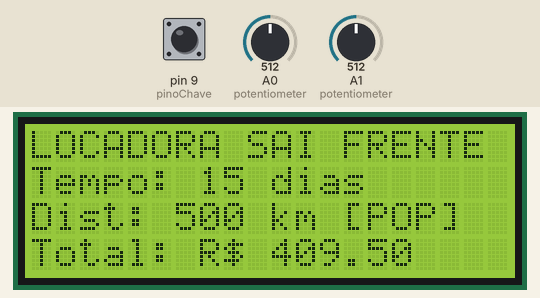
Bench run of a sketch on a simulated Arduino Uno, built with avr-gcc and run on an emulated ATmega328P. On the bench: 20×4 character LCD. The inputs (shaded band) are chosen by the test bench; at power-on: pin 9 (pinoChave) LOW, A0 (potentiometer) = 512, A1 (potentiometer) = 512.

Above: at 1.2 s.
1.3 s: pin 9 (pinoChave) pulled HIGH for 0.15 s
At 1.42 s:
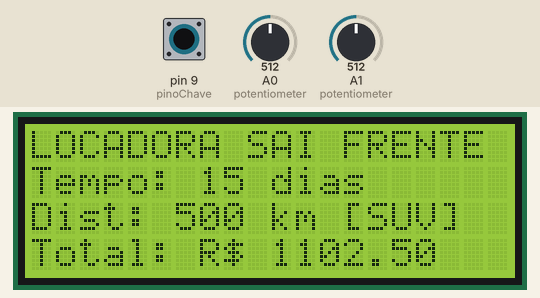
4.4 s: A0 (potentiometer) set to 716
At 5.3 s:
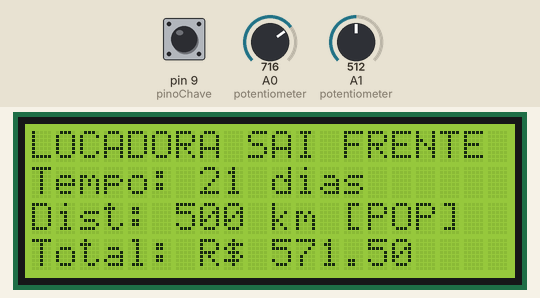
5.9 s: A0 (potentiometer) set to 306
At 6.2 s:
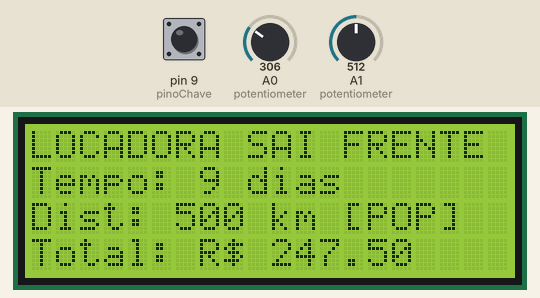
8.9 s: A1 (potentiometer) set to 716
At 9.8 s:
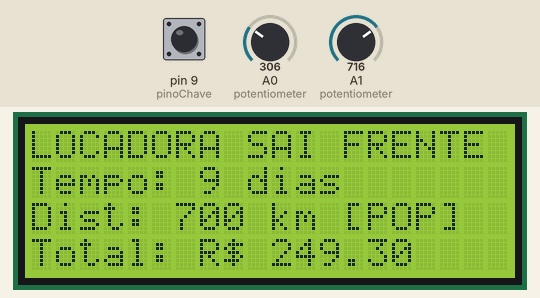
10.4 s: pin 9 (pinoChave) pulled HIGH for 3.2 s
At 10.7 s:
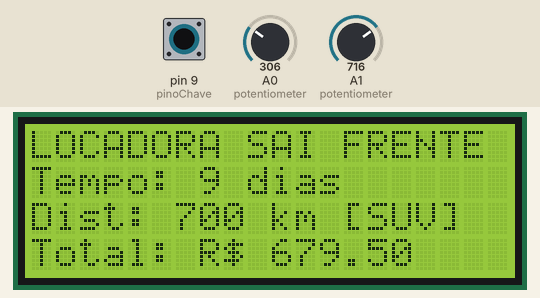
16.6 s: A1 (potentiometer) set to 900
At 17.7 s:
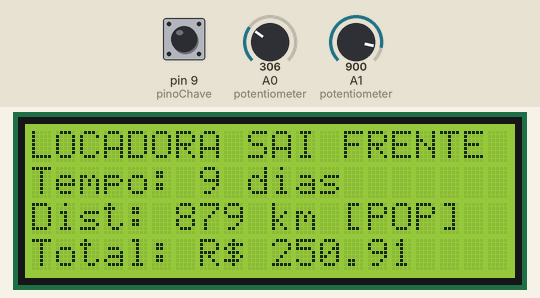
Timing chart, 0 to 19.2 s (numbered marks = the images above; inputs shaded):
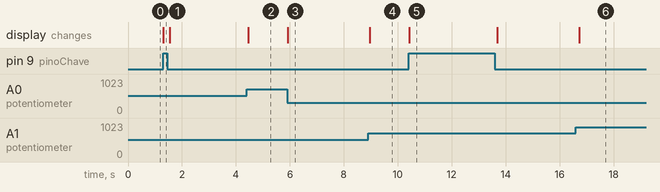

The sketch:

aluguel_carro.ino
```cpp
// Faculdade de Tecnologia SENAI Porto Alegre
// Disciplina: Programação Básica
// Experimento 02: Computador de Tarifação Dinâmica - Car Sharing (VoltLog - LCD 20x4)
//
// IMPORTANTE: Preencha seu nome e a data de realização abaixo:
// Aluno: <PREENCHA SEU NOME COMPLETO AQUI>  Data: DD/MM/AAAA
//
// -----------------------------------------------------------------------------
// APRESENTAÇÃO E CONTEXTO:
// A VoltLog aluga seus utilitários elétricos de carga para motoristas de entrega
// parceiros em turnos flexíveis (Car Sharing). O cálculo de tarifa é processado em tempo
// real pelo computador de bordo principal do veículo no encerramento do expediente.
//
// ETAPAS DE DESENVOLVIMENTO:
// - ETAPA 1 (Intermediária):
//   1. Leia o potenciômetro 1 (A0) e converta para Tempo (1 a 30 dias).
//   2. Leia o potenciômetro 2 (A1) e converta para Distância (1 a 1000 km).
//   3. Calcule o valor total da locação com a fórmula padrão de negócio:
//      -> Custo = (Dias * Diária + Km * TaxaKm) * 0.90 (desconto de 10% de fidelidade)
//   4. Imprima os valores de dias, km, a categoria ativa e o custo total no LCD 20x4.
//      *(Nesta etapa, a tela pode piscar devido ao redesenho contínuo no loop).*
//
// - ETAPA 2 (Final - Desafio):
//   1. Elimine o flicker escrevendo os rótulos de texto fixo uma única vez dentro do setup().
//      -> Linha 0: "LOCADORA SAI FRENTE"
//      -> Linha 1: "Tempo:    dias"
//      -> Linha 2: "Dist:     km  [   ]"
//      -> Linha 3: "Total: R$ "
//   2. No loop(), implemente um Filtro de Estado Composto: atualize as saídas numéricas
//      do LCD apenas se algum valor mudou (tempo, distância ou categoria).
//   3. Lógica de Tarifação Dinâmica: leia a chave slide (Pino 9) que define a categoria:
//      -> LOW (Popular - POP): Diária de R$ 30,00 e R$ 0,01 por km.
//      -> HIGH (Utilitário SUV - SUV): Diária de R$ 80,00 e R$ 0,05 por km.
//   4. Limpe as casas numéricas dinâmicas com espaços em branco antes de imprimir novos valores.
// -----------------------------------------------------------------------------
//
// 🧠 REFLEXÃO TÉCNICA (Obrigatório):
// As perguntas desta atividade devem ser respondidas no arquivo 'folha_respostas.md'.
// Preencha suas respostas lá e garanta que o arquivo esteja na entrega final.
// -----------------------------------------------------------------------------

#include <LiquidCrystal.h>

// Inicializa o display LCD nos pinos do Arduino: RS, Enable, D4, D5, D6, D7
LiquidCrystal LCD(12, 11, 5, 4, 3, 2);

// Variáveis globais de estado (usadas na Etapa 2 para o Filtro de Estado)
int ultimoTempo = -1;
int ultimaDistancia = -1;
int ultimaCategoria = -1;

// Pino digital conectado à chave slide seletora de categoria
int pinoChave = 9;

void setup() {
  // Inicializa o LCD com 20 colunas e 4 linhas
  LCD.begin(20, 4);

  // Configure o pino da chave slide como entrada com resistor de pull-up interno.
  // O pull-up interno garante leitura estável (HIGH) quando a chave não está pressionada.
  pinMode(pinoChave, INPUT_PULLUP);

  // ---------------------------------------------------------------------------
  // [INSTRUÇÃO ETAPA 2: Layout Fixo No-Flicker]
  // Escrever os textos fixos aqui no setup() faz com que eles apareçam apenas uma vez.
  // TODO: Ao implementar a Etapa 2, descomente as 8 linhas abaixo:
  // ---------------------------------------------------------------------------
  // LCD.setCursor(0, 0);
  // LCD.print("LOCADORA SAI FRENTE");
  // LCD.setCursor(0, 1);
  // LCD.print("Tempo:    dias");
  // LCD.setCursor(0, 2);
  // LCD.print("Dist:     km  [   ]");
  // LCD.setCursor(0, 3);
  // LCD.print("Total: R$ ");
}

void loop() {
  // 1. Leitura da chave slide (LOW = Popular, HIGH = SUV)
  int categoria = digitalRead(pinoChave);

  // 2. Leitura e mapeamento dos potenciômetros
  //    A0 -> Tempo de locação: de 1 a 30 dias
  int tempo = map(analogRead(A0), 0, 1023, 1, 30);
  //    A1 -> Distância percorrida: de 1 a 1000 km
  int distancia = map(analogRead(A1), 0, 1023, 1, 1000);

  // 3. Lógica de Tarifação: define diária e taxa por km conforme categoria
  float diaria = 30.0;   // Padrão: categoria Popular (POP)
  float taxaKm = 0.01;
  String categoriaLabel = "POP";

  if (categoria == HIGH) {
    // Categoria SUV: diária maior e taxa por km maior
    diaria = 80.0;
    taxaKm = 0.05;
    categoriaLabel = "SUV";
  }

  // 4. Cálculo do custo total com desconto de 10% de fidelidade
  float valorTotal = (tempo * diaria + distancia * taxaKm) * 0.90;

  // ===========================================================================
  // [CÓDIGO ATIVO] ETAPA 1: PAINEL SIMPLES (COM TREMULAÇÃO / FLICKER)
  // Este bloco funciona imediatamente ao iniciar o simulador.
  // ---------------------------------------------------------------------------
  // TODO: Quando for fazer a Etapa 2 (No-Flicker), comente as linhas abaixo
  // colocando '//' no início de cada linha desta seção.
  // ===========================================================================

  LCD.clear();

  LCD.setCursor(0, 0);
  LCD.print("LOCADORA SAI FRENTE");

  LCD.setCursor(0, 1);
  LCD.print("Tempo: ");
  LCD.print(tempo);
  LCD.print(" dias");

  LCD.setCursor(0, 2);
  LCD.print("Dist: ");
  LCD.print(distancia);
  LCD.print(" km [");
  LCD.print(categoriaLabel);
  LCD.print("]");

  LCD.setCursor(0, 3);
  LCD.print("Total: R$ ");
  LCD.print(valorTotal, 2);

  // ===========================================================================
  // [CÓDIGO INATIVO] ETAPA 2: PAINEL PROFISSIONAL (NO-FLICKER + CATEGORIA)
  // ---------------------------------------------------------------------------
  // TODO: Para ativar o painel profissional sem flicker e com tarifação dinâmica:
  // 1. Remova as marcas de comentário de bloco (/* e */) das linhas abaixo.
  // 2. Complete o código onde há marcações "COMPLETE AQUI".
  // ===========================================================================

  /*
  if (tempo != ultimoTempo || distancia != ultimaDistancia || categoria != ultimaCategoria) {

    // Atualiza o tempo na coluna 6, linha 1 (limpa resíduos com espaços antes)
    LCD.setCursor(6, 1);
    LCD.print("   ");
    LCD.setCursor(6, 1);
    LCD.print(tempo);

    // Atualiza a distância na coluna 6, linha 2 (limpa resíduos com espaços antes)
    LCD.setCursor(6, 2);
    LCD.print("     ");
    LCD.setCursor(6, 2);
    LCD.print(distancia);

    // Atualiza a categoria na coluna 15, linha 2
    LCD.setCursor(15, 2);
    LCD.print(categoriaLabel);

    // Atualiza o valor total na coluna 10, linha 3 (limpa resíduos com espaços antes)
    LCD.setCursor(10, 3);
    LCD.print("          ");
    LCD.setCursor(10, 3);
    LCD.print(valorTotal, 2);

    // TODO: Atualize as três variáveis de estado anterior abaixo:
    // ultimoTempo = tempo;               // <-- COMPLETE AQUI
    // ultimaDistancia = distancia;       // <-- COMPLETE AQUI
    // ultimaCategoria = categoria;       // <-- COMPLETE AQUI
  }
  */

  delay(100); // Pausa de estabilidade
}
```

Measured:
- after the input at 1.3 s, the display: changes at once (image 1)
- after the input at 4.4 s, the display: changes after 0.07 s (image 2)
- after the input at 5.9 s, the display: changes at once (image 3)
- after the input at 8.9 s, the display: changes after 0.06 s (image 4)
- after the input at 10.4 s, the display: changes at once (image 5)
- after the input at 16.6 s, the display: changes after 0.12 s (image 6)
